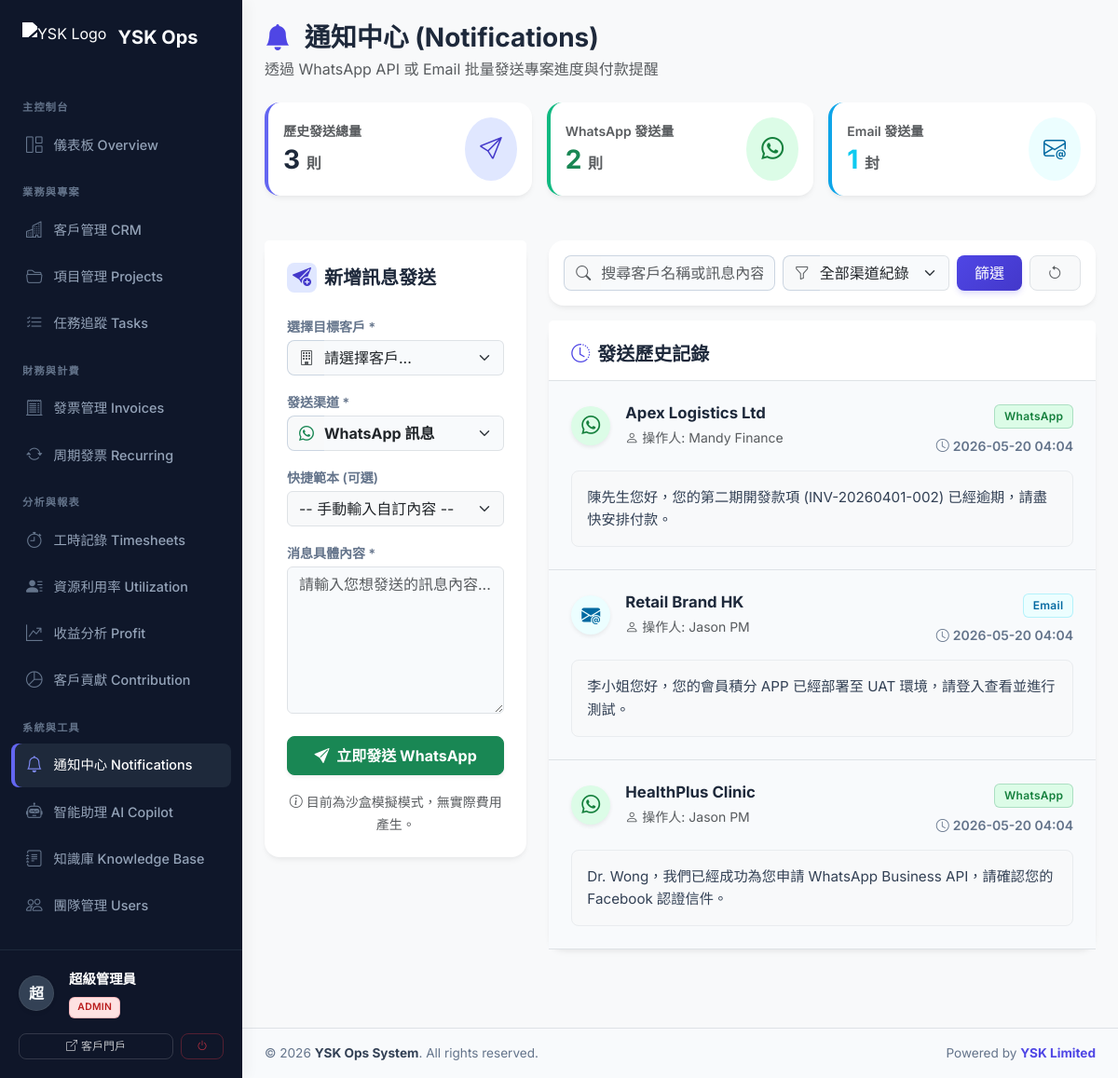
Before: /notifications.php (signed in) with the older database file.
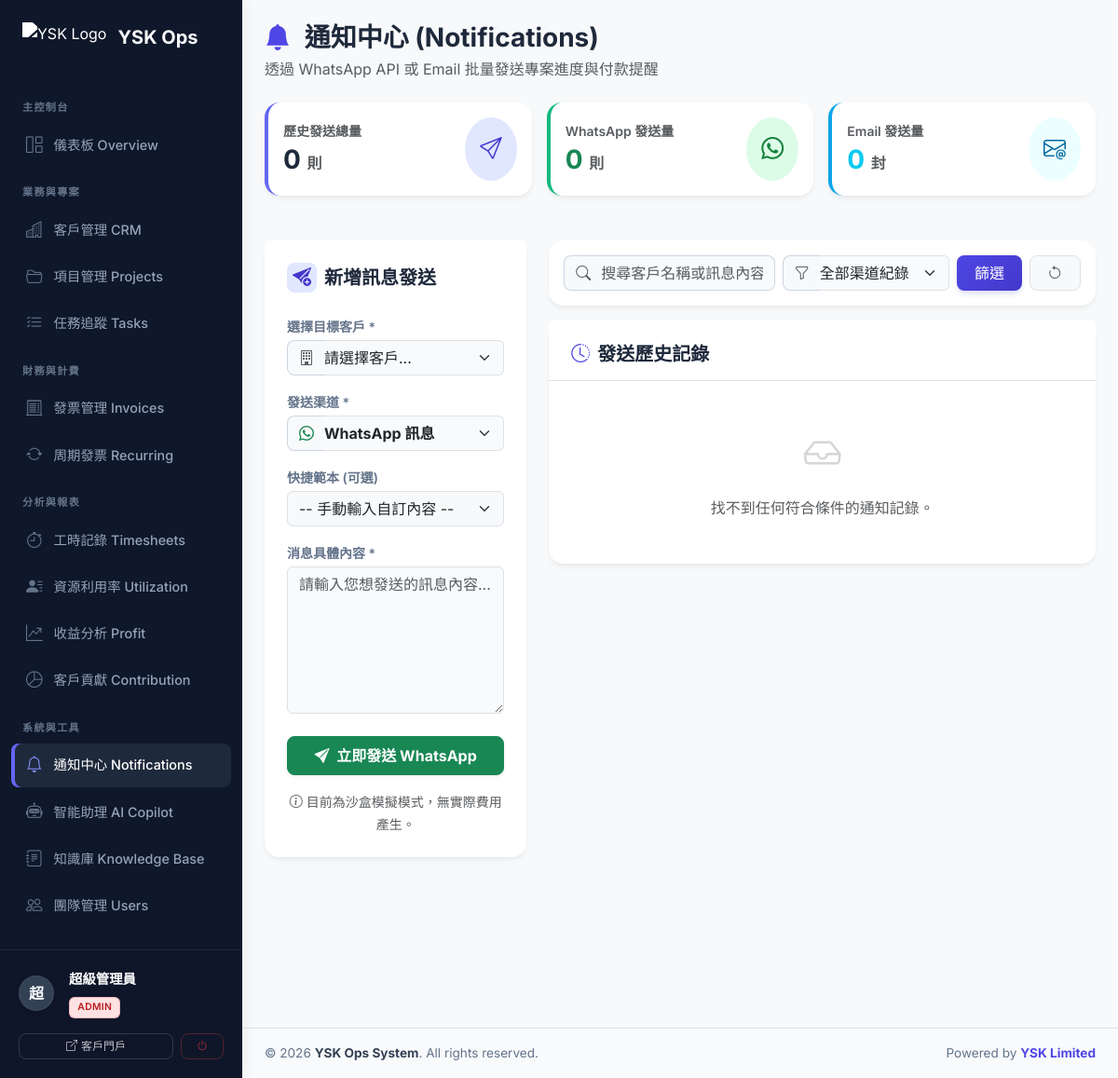
After: the same page with the newer database file.
### tables this page shows
CREATE TABLE notifications (
    id INT AUTO_INCREMENT PRIMARY KEY,
    client_id INT,
    type ENUM('whatsapp', 'email') DEFAULT 'whatsapp',
    message TEXT NOT NULL,
    sent_by INT,
    sent_at TIMESTAMP DEFAULT CURRENT_TIMESTAMP,
    FOREIGN KEY (client_id) REFERENCES clients(id) ON DELETE CASCADE,
    FOREIGN KEY (sent_by) REFERENCES users(id) ON DELETE SET NULL
);

CREATE TABLE clients (
    id INT AUTO_INCREMENT PRIMARY KEY,
    username VARCHAR(50) UNIQUE,
    password_hash VARCHAR(255),
    company_name VARCHAR(150) NOT NULL,
    contact_person VARCHAR(100),
    email VARCHAR(100),
    phone VARCHAR(20),
    address TEXT,
    notes TEXT,
    status ENUM('active', 'inactive', 'lead') DEFAULT 'active',
    created_at TIMESTAMP DEFAULT CURRENT_TIMESTAMP,
    updated_at TIMESTAMP DEFAULT CURRENT_TIMESTAMP ON UPDATE CURRENT_TIMESTAMP,
    FULLTEXT KEY ft_clients (company_name, contact_person, email, notes)
);

CREATE TABLE users (
    id INT AUTO_INCREMENT PRIMARY KEY,
    username VARCHAR(50) UNIQUE NOT NULL,
    password_hash VARCHAR(255) NOT NULL,
    full_name VARCHAR(100) NOT NULL,
    email VARCHAR(100) UNIQUE NOT NULL,
    role ENUM('admin', 'pm', 'developer', 'finance', 'viewer') DEFAULT 'viewer',
    phone VARCHAR(20),
    avatar VARCHAR(255),
    is_active BOOLEAN DEFAULT TRUE,
    created_at TIMESTAMP DEFAULT CURRENT_TIMESTAMP,
    updated_at TIMESTAMP DEFAULT CURRENT_TIMESTAMP ON UPDATE CURRENT_TIMESTAMP
);

### includes/db.php (called while the page is built, shortened)
<?php
function get_db_connection() {
    static $pdo = null;
    if ($pdo === null) {
        try {
            $dsn = "mysql:host=" . DB_HOST . ";dbname=" . DB_NAME . ";charset=" . DB_CHAR;
            $pdo = new PDO($dsn, DB_USER, DB_PASS, [
                PDO::ATTR_ERRMODE => PDO::ERRMODE_EXCEPTION,
                PDO::ATTR_DEFAULT_FETCH_MODE => PDO::FETCH_ASSOC,
                PDO::ATTR_EMULATE_PREPARES => false,
            ]);
        } catch (PDOException $e) {
            die("Database connection failed: " . $e->getMessage() . "<br>Please check config.php and run database.sql first.");
        }
    }
    return $pdo;
}
function db_query($sql, $params = []) {
    $pdo = get_db_connection();
    $stmt = $pdo->prepare($sql);
    $stmt->execute($params);
    return $stmt;
}
function db_fetch_all($sql, $params = []) {
    return db_query($sql, $params)->fetchAll();
}
function db_fetch_one($sql, $params = []) {
    return db_query($sql, $params)->fetch();
}
?>

### notifications.php (the view, shortened to what the changed rows need)
<?php
require_once 'includes/db.php';
$page = max(1, (int)($_GET['page'] ?? 1));
$per_page = 10;
$offset = ($page - 1) * $per_page;
$where_clauses = ["1=1"];
$params = [];
$where_sql = implode(" AND ", $where_clauses);
$stats_sql = "SELECT
                COUNT(*) as total_sent,
                SUM(CASE WHEN type = 'whatsapp' THEN 1 ELSE 0 END) as wa_sent,
                SUM(CASE WHEN type = 'email' THEN 1 ELSE 0 END) as email_sent
              FROM notifications";
$stats = db_fetch_one($stats_sql);
$recent_notifications = db_fetch_all("
    SELECT n.*, c.company_name, u.full_name as sender_name
    FROM notifications n
    LEFT JOIN clients c ON n.client_id = c.id
    LEFT JOIN users u ON n.sent_by = u.id
    WHERE $where_sql
    ORDER BY n.sent_at DESC
    LIMIT $per_page OFFSET $offset
", $params);
include 'includes/header.php';
?>
<div class="d-flex align-items-stretch" style="min-height: 100vh; width: 100%;">
    <div class="flex-grow-1 d-flex flex-column" style="background-color: #f8f9fa; min-width: 0;">
        <div class="p-3 p-md-4 flex-grow-1">
            <div class="d-flex flex-column flex-md-row justify-content-between align-items-md-center mb-4 gap-3">
                <div class="d-flex align-items-center">
                    <div>
                        <h2 class="h3 fw-bold mb-1 text-slate-800"><i class="bi bi-bell-fill me-2 text-primary"></i> 通知中心 (Notifications)</h2>
                    </div>
                </div>
            </div>
            <div class="row g-3 mb-4">
                <div class="col-sm-4">
                    <div class="card border-0 shadow-sm h-100" style="border-left: 4px solid #6366f1 !important;">
                        <div class="card-body p-3 d-flex align-items-center justify-content-between">
                            <div>
                                <small class="text-muted d-block fw-semibold mb-1">歷史發送總量</small>
                                <h3 class="fw-bold mb-0 text-slate-800"><?= (int)$stats['total_sent'] ?> <span class="fs-6 text-muted font-normal">則</span></h3>
                            </div>
                        </div>
                    </div>
                </div>
                <div class="col-sm-4">
                    <div class="card border-0 shadow-sm h-100" style="border-left: 4px solid #10b981 !important;">
                        <div class="card-body p-3 d-flex align-items-center justify-content-between">
                            <div>
                                <small class="text-muted d-block fw-semibold mb-1">WhatsApp 發送量</small>
                                <h3 class="fw-bold mb-0 text-success"><?= (int)$stats['wa_sent'] ?> <span class="fs-6 text-muted font-normal">則</span></h3>
                            </div>
                        </div>
                    </div>
                </div>
                <div class="col-sm-4">
                    <div class="card border-0 shadow-sm h-100" style="border-left: 4px solid #0ea5e9 !important;">
                        <div class="card-body p-3 d-flex align-items-center justify-content-between">
                            <div>
                                <small class="text-muted d-block fw-semibold mb-1">Email 發送量</small>
                                <h3 class="fw-bold mb-0 text-info"><?= (int)$stats['email_sent'] ?> <span class="fs-6 text-muted font-normal">封</span></h3>
                            </div>
                        </div>
                    </div>
                </div>
            </div>
            <div class="row g-4 mt-1">
                <div class="col-lg-7 col-xl-8">
                    <div class="card border-0 shadow-sm">
                        <div class="card-body p-0">
                            <?php if (empty($recent_notifications)): ?>
                                <div class="p-5 text-center text-muted">
                                    <i class="bi bi-inbox fs-1 d-block mb-3 opacity-25"></i>
                                    找不到任何符合條件的通知記錄。
                                </div>
                            <?php else: ?>
                                <div class="list-group list-group-flush">
                                    <?php foreach ($recent_notifications as $n):
                                        $is_wa = ($n['type'] == 'whatsapp');
                                        $badge_class = $is_wa ? 'success' : 'info';
                                        $icon_class = $is_wa ? 'whatsapp' : 'envelope-at-fill';
                                    ?>
                                    <div class="list-group-item p-4 border-bottom">
                                        <div class="d-flex justify-content-between align-items-start mb-2">
                                            <div class="d-flex align-items-center">
                                                <div class="bg-<?= $badge_class ?> bg-opacity-10 text-<?= $badge_class ?> rounded-circle d-flex align-items-center justify-content-center me-3 shadow-sm" style="width: 42px; height: 42px;">
                                                    <i class="bi bi-<?= $icon_class ?> fs-5"></i>
                                                </div>
                                                <div>
                                                    <h6 class="fw-bold text-slate-800 mb-1" style="font-size: 1.05rem;"><?= htmlspecialchars($n['company_name'] ?? '已刪除客戶') ?></h6>
                                                    <small class="text-muted"><i class="bi bi-person me-1"></i>操作人: <?= htmlspecialchars($n['sender_name'] ?? '系統自動發送') ?></small>
                                                </div>
                                            </div>
                                            <div class="text-end">
                                                <span class="badge bg-<?= $badge_class ?> bg-opacity-10 text-<?= $badge_class ?> px-2 py-1 mb-1 border border-<?= $badge_class ?> border-opacity-25">
                                                    <?= $is_wa ? 'WhatsApp' : 'Email' ?>
                                                </span>
                                                <div class="small fw-semibold text-slate-500 mt-1"><i class="bi bi-clock me-1"></i><?= date('Y-m-d H:i', strtotime($n['sent_at'])) ?></div>
                                            </div>
                                        </div>
                                        <div class="bg-light p-3 rounded-3 mt-3 text-slate-700 border border-light-subtle" style="white-space: pre-wrap; font-size: 0.95rem; line-height: 1.6;"><?= htmlspecialchars($n['message'] ?? '') ?></div>
                                    </div>
                                    <?php endforeach; ?>
                                </div>
                            <?php endif; ?>
                        </div>
                    </div>
                </div>
            </div>
<?php include 'includes/footer.php'; ?>

Changed rows visible on the page:
removed notifications: client.company_name "Apex Logistics Ltd", sent_by.full_name "Mandy Finance", type "WhatsApp", sent_at "2026-05-20 04:04", message "陳先生您好，您的第二期開發款項 (INV-20260401-002) 已經逾期，請盡快安排付款。"
removed notifications: client.company_name "Retail Brand HK", sent_by.full_name "Jason PM", type "Email", sent_at "2026-05-20 04:04", message "李小姐您好，您的會員積分 APP 已經部署至 UAT 環境，請登入查看並進行測試。"
removed notifications: client.company_name "HealthPlus Clinic", sent_by.full_name "Jason PM", type "WhatsApp", sent_at "2026-05-20 04:04", message "Dr. Wong，我們已經成功為您申請 WhatsApp Business API，請確認您的 Facebook 認證信件。"
Other visible differences:
$stats['total_sent']: "3" → "0"
$stats['wa_sent']: "2" → "0"
$stats['email_sent']: "1" → "0"
text now shown: "找不到任何符合條件的通知記錄。"
